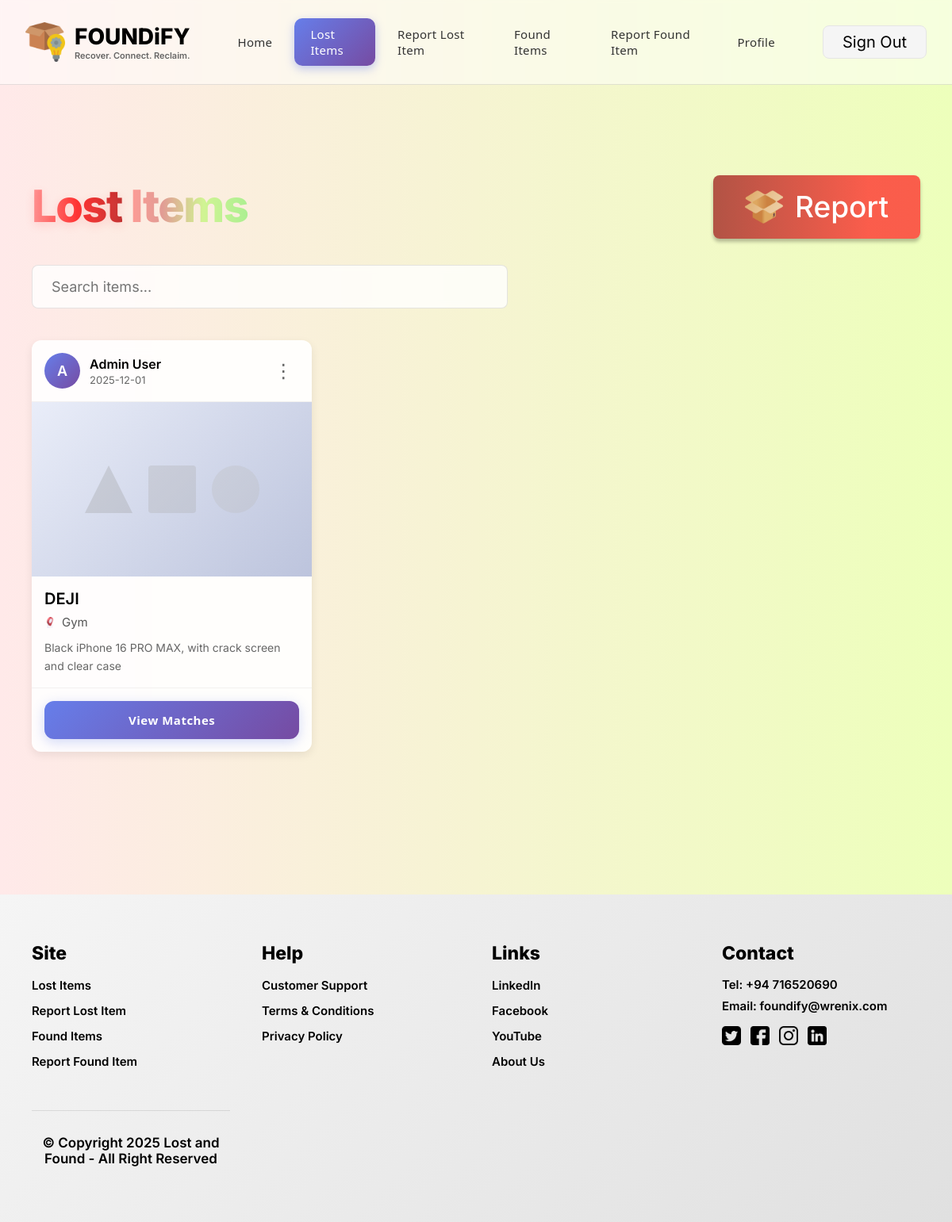
Page /lost (signed in) on the committed database.
### models.py (models this page shows, shortened)
class LostItem(db.Model):
    id = db.Column(db.Integer, primary_key=True)
    item_id = db.Column(db.String(20), unique=True, nullable=False)
    name = db.Column(db.String(200), nullable=False)
    desc = db.Column(db.Text, nullable=False)
    category = db.Column(db.String(100), nullable=False)
    location = db.Column(db.String(200), nullable=False)
    date = db.Column(db.String(20), nullable=False)
    photo = db.Column(db.String(200))
    created_at = db.Column(db.DateTime, default=datetime.utcnow)
    user_id = db.Column(db.Integer, db.ForeignKey('user.id'), nullable=False)

class User(db.Model):
    id = db.Column(db.Integer, primary_key=True)
    username = db.Column(db.String(80), unique=True, nullable=False)
    name = db.Column(db.String(120), nullable=False)
    email = db.Column(db.String(120), unique=True, nullable=False)
    password_hash = db.Column(db.String(200), nullable=False)
    created_at = db.Column(db.DateTime, default=datetime.utcnow)
    lost_items = db.relationship('LostItem', backref='reporter', lazy=True)
    found_items = db.relationship('FoundItem', backref='reporter', lazy=True)

### app.py (the view)
@app.route('/lost')
def lost_items():
    items = LostItem.query.order_by(LostItem.created_at.desc()).all()
    categories = db.session.query(LostItem.category).distinct().all()
    categories = [c[0] for c in categories]
    return render_template('lost_items.html', items=items, categories=categories)

### templates/lost_items.html (shortened to what this page needs)
{% extends "base.html" %}
{% block content %}
<div class="items-page">
    <div class="container">
        <div class="page-header">
            <h1><span class="title-lost">Lost</span> <span class="title-items">Items</span></h1>
            <a href="{{ url_for('report_lost') }}" class="btn-report lost-btn">
            <img src="{{ url_for('static', filename='icons/lost.png') }}" alt="Report" class="btn-icon-img">
            <span>Report</span>
            </a>
        </div>
        <div class="search-bar">
            <input type="text" id="searchInput" placeholder="Search items..." oninput="searchItems(this.value)">
        </div>
        {% if items %}
        <div class="items-grid" id="itemsGrid">
            {% for item in items %}
            <div class="item-card">
                <div class="card-header">
                    <div class="user-avatar">{{ item.reporter.name[0].upper() }}</div>
                    <div class="user-info">
                        <div class="item-name">{{ item.reporter.name }}</div>
                        <div class="item-date">{{ item.date }}</div>
                    </div>
                    <div class="item-menu">
                        <button class="card-menu" onclick="toggleMenu(event, '{{ item.item_id }}')">⋮</button>
                    </div>
                </div>
<div class="card-image" {% if item.photo %}onclick="openImageModal('{{ url_for('static', filename='uploads/' + item.photo) }}', '{{ item.name }}')" style="cursor: pointer;"{% endif %}>
    {% if item.photo %}
    <img src="{{ url_for('static', filename='uploads/' + item.photo) }}" alt="{{ item.name }}">
    {% else %}
    <div class="placeholder-image">
        <div class="shape triangle"></div>
        <div class="shape square"></div>
        <div class="shape circle"></div>
    </div>
    {% endif %}
</div>
                <div class="card-body">
                    <div class="item-title">{{ item.name }}</div>
                    <div class="item-location">
                        <img src="{{ url_for('static', filename='icons/location.png') }}" alt="" style="width: 14px; height: 14px; margin-right: 4px; vertical-align: middle;">
                        {{ item.location }}
                    </div>
                    <p class="item-description">{{ item.desc[:100] }}{% if item.desc|length > 100 %}...{% endif %}</p>
                </div>
                <div class="card-footer">
                    <a href="{{ url_for('view_matches', item_id=item.item_id, item_type='lost') }}" class="btn-view-matches">View Matches</a>
                </div>
            </div>
            {% endfor %}
        </div>
        {% else %}
        <div class="no-items">
            <h3>No Lost Items Yet</h3>
            <p>Be the first to report a lost item!</p>
        </div>
        {% endif %}
    </div>
</div>
{% endblock %}

### rows in the picture
LostItem: reporter "A", reporter.name "Admin User", date "2025-12-01", name "DEJI", location "Gym", desc "Black iPhone 16 PRO MAX, with crack screen and clear case"
